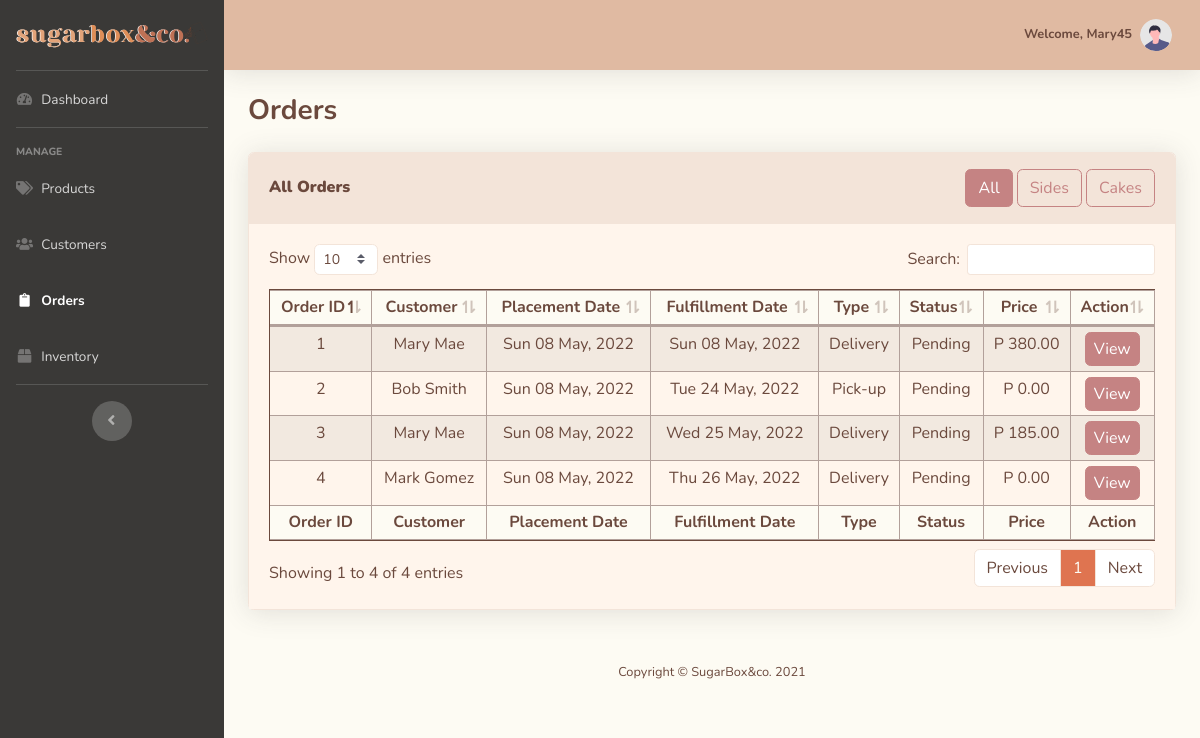
The app's page /admin-src/orders.php (signed in), older data.
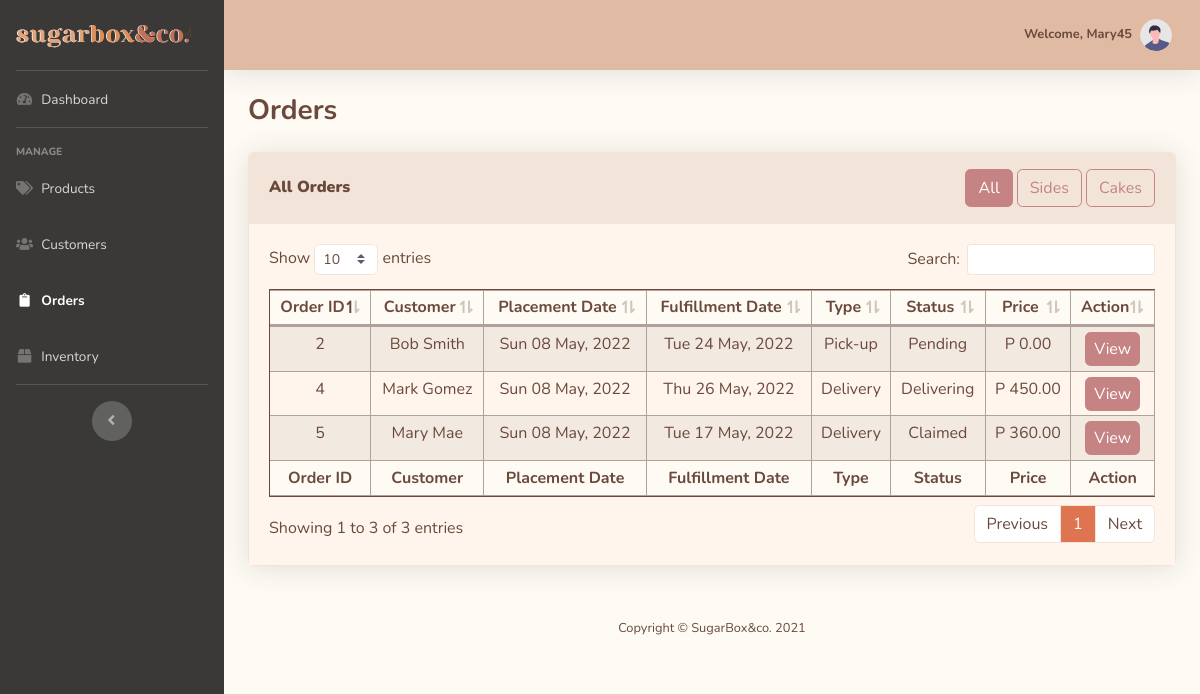
The same page, newer data.
### tables this page shows
CREATE TABLE `orders` (
  `Order_ID` int(11) NOT NULL,
  `Cust_ID` int(11) NOT NULL,
  `Order_Placement_Date` timestamp NOT NULL DEFAULT current_timestamp(),
  `Order_Fullfilment_Date` timestamp NOT NULL DEFAULT '0000-00-00 00:00:00',
  `Order_Type` enum('Pick-up','Delivery','','') NOT NULL COMMENT '''Pick-up'', ''Delivery''',
  `Order_Status` enum('Pending','In progress','Ready for pick-up','Delivering','Delivery failed','Claimed','Cancelled') NOT NULL COMMENT '''Pending'',''In progress'',''Ready for pick-up'',''Delivering'',''Delivery failed'',''Claimed'',''Cancelled''',
  `Total_Price` float(15,2) NOT NULL
);

CREATE TABLE `customer` (
  `Cust_ID` int(11) NOT NULL,
  `Cust_FName` varchar(40) NOT NULL,
  `Cust_LName` varchar(40) NOT NULL,
  `Cust_ContactNo` varchar(11) NOT NULL,
  `Cust_Address` varchar(40) NOT NULL
);

### admin-src/orders.php (the view, shortened to what this page needs)
<?php
include 'includes/header.php';
include 'includes/sidebar.php';
include 'includes/topbar.php'
?>
<head>
</head>
<div class="container-fluid">
    <div class="d-sm-flex align-items-center justify-content-between mb-4">
        <h1 class="h3 mb-0 text-content"><strong>Orders</strong></h1>
    </div>
    <div class="card shadow mb-4 border-section">
        <div class="card-header py-3 bg-section border-section">
            <div class="d-sm-flex align-items-center justify-content-between">
                <h6 class="m-0 font-weight-bold text-content"><strong>All Orders</strong></h6>
                <div>
                    <a href="orders.php?q=all" type="button" class="btn <?php echo (isset($_GET['q']) && $_GET['q'] == 'all') || !isset($_GET['q']) ? 'btn-subheading' : 'btn-outline-subheading' ?>">All</a>
                    <a href="orders.php?q=sides" type="button" class="btn <?php echo isset($_GET['q']) && $_GET['q'] == 'sides' ? 'btn-subheading' : 'btn-outline-subheading' ?>">Sides</a>
                    <a href="orders.php?q=cakes" type="button" class="btn <?php echo isset($_GET['q']) && $_GET['q'] == 'cakes' ? 'btn-subheading' : 'btn-outline-subheading' ?>">Cakes</a>
                </div>
            </div>
        </div>
        <div class="card-body bg-section2 border-section">
            <div class="table-responsive">
            <?php
            $conn = db_connect();
            if (isset($_GET['q']) && $_GET['q'] == 'sides') {
                $orders_query = "SELECT DISTINCT `orders`.*,
                            `customer`.`Cust_FName`,
                            `customer`.`Cust_LName`
                            FROM `orders`
                            INNER JOIN `customer` ON `orders`.`Cust_ID`=`customer`.`Cust_ID`
                            INNER JOIN `order_line` ON `order_line`.`Order_ID`=`orders`.`Order_ID`
                            ORDER BY `orders`.`Order_ID`";
            } else {
                $orders_query = "SELECT `orders`.*,
                            `customer`.`Cust_FName`,
                            `customer`.`Cust_LName`
                            FROM `orders`
                            INNER JOIN `customer` ON `orders`.`Cust_ID`=`customer`.`Cust_ID`
                            ORDER BY `orders`.`Order_ID`";
            }
            $orders_query_run = mysqli_query($conn, $orders_query);
            $check_orders = mysqli_num_rows($orders_query_run) > 0;
            if($check_orders) {
            ?>
                <table class="table table-sm table-bordered table-striped border-content table-content bg-section2 text-content" id="dataTable">
                    <thead class="bg-light text-center">
                        <tr>
                            <th>Order ID</th>
                            <th>Customer</th>
                            <th>Placement Date</th>
                            <th>Fulfillment Date</th>
                            <th>Type</th>
                            <th>Status</th>
                            <th>Price</th>
                            <th>Action</th>
                        </tr>
                    </thead>
                    <tfoot class="bg-light text-center" >
                        <tr>
                            <th>Order ID</th>
                            <th>Customer</th>
                            <th>Placement Date</th>
                            <th>Fulfillment Date</th>
                            <th>Type</th>
                            <th>Status</th>
                            <th>Price</th>
                            <th>Action</th>
                        </tr>
                    </tfoot>
                    <tbody class="text-center">
                        <?php while($row = mysqli_fetch_assoc($orders_query_run)) { ?>
                        <tr>
                            <td><?php echo $row['Order_ID'] ?></td>
                            <td><?php echo $row['Cust_FName'] . " " . $row['Cust_LName'] ?></td>
                            <td><?php echo date('D d F, Y', strtotime($row['Order_Placement_Date'])) ?></td>
                            <td><?php echo date('D d F, Y', strtotime($row['Order_Fullfilment_Date'])) ?></td>
                            <td><?php echo $row['Order_Type'] ?></td>
                            <td><?php echo $row['Order_Status'] ?></td>
                            <td>P <?php echo $row['Total_Price'] ?></td>
                            <td><a href="orderDetails.php?order_ID=<?php echo $row['Order_ID'] ?>" type="button" class="btn btn-subheading px-2 py-1">View</a></td>
                        </tr>
                        <?php } ?>
                    </tbody>
                </table>
            <?php } else { ?>
                <p class="text-center lead text-content font-weight-bolder my-5">No Orders To Be Found</p>
            <?php } ?>
            </div>
        </div>
    </div>
</div>
<?php
include 'includes/footer.php';
include 'includes/scripts.php'
?>

Row changes from the older to the newer data that the page shows:
removed orders: Order_ID "1", Cust_ID.Cust_FName "Mary", Cust_ID.Cust_LName "Mae", Order_Placement_Date "Sun 08 May, 2022", Order_Fullfilment_Date "Sun 08 May, 2022", Order_Type "Delivery", Order_Status "Pending", Total_Price "380.00"
removed orders: Order_ID "3", Cust_ID.Cust_FName "Mary", Cust_ID.Cust_LName "Mae", Order_Placement_Date "Sun 08 May, 2022", Order_Fullfilment_Date "Wed 25 May, 2022", Order_Type "Delivery", Order_Status "Pending", Total_Price "185.00"
changed orders "Mark": Order_Status "Pending" → "Delivering"; Total_Price "0.00" → "450.00"
added orders: Order_ID "5", Cust_ID.Cust_FName "Mary", Cust_ID.Cust_LName "Mae", Order_Placement_Date "Sun 08 May, 2022", Order_Fullfilment_Date "Tue 17 May, 2022", Order_Type "Delivery", Order_Status "Claimed", Total_Price "360.00"
Text that changed along with them:
text written by a page script: "Show entries Search: Showing 1 to 4 of 4 entries Previous 1 Next" → "Show entries Search: Showing 1 to 3 of 3 entries Previous 1 Next"
